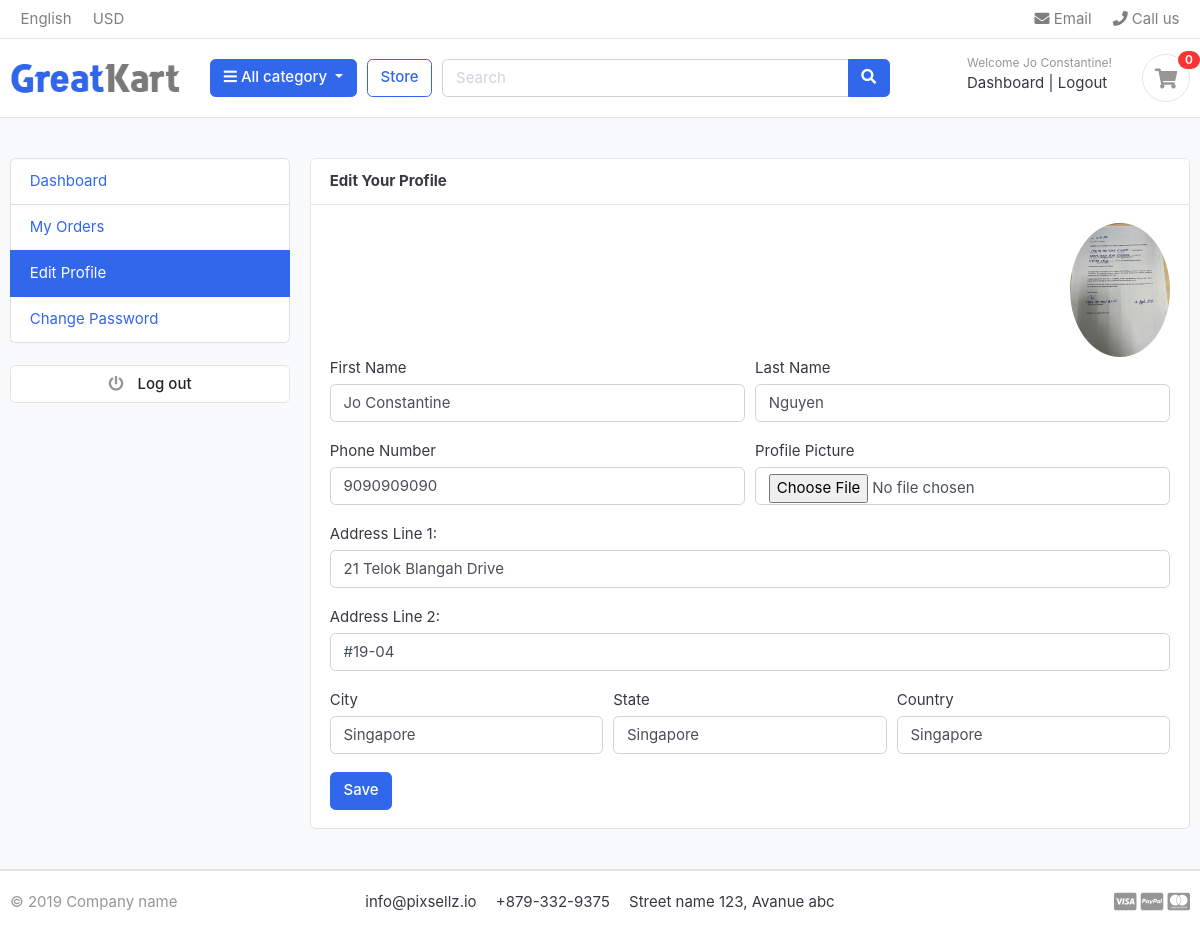
Before: /accounts/edit_profile/ (signed in) with the older database file.
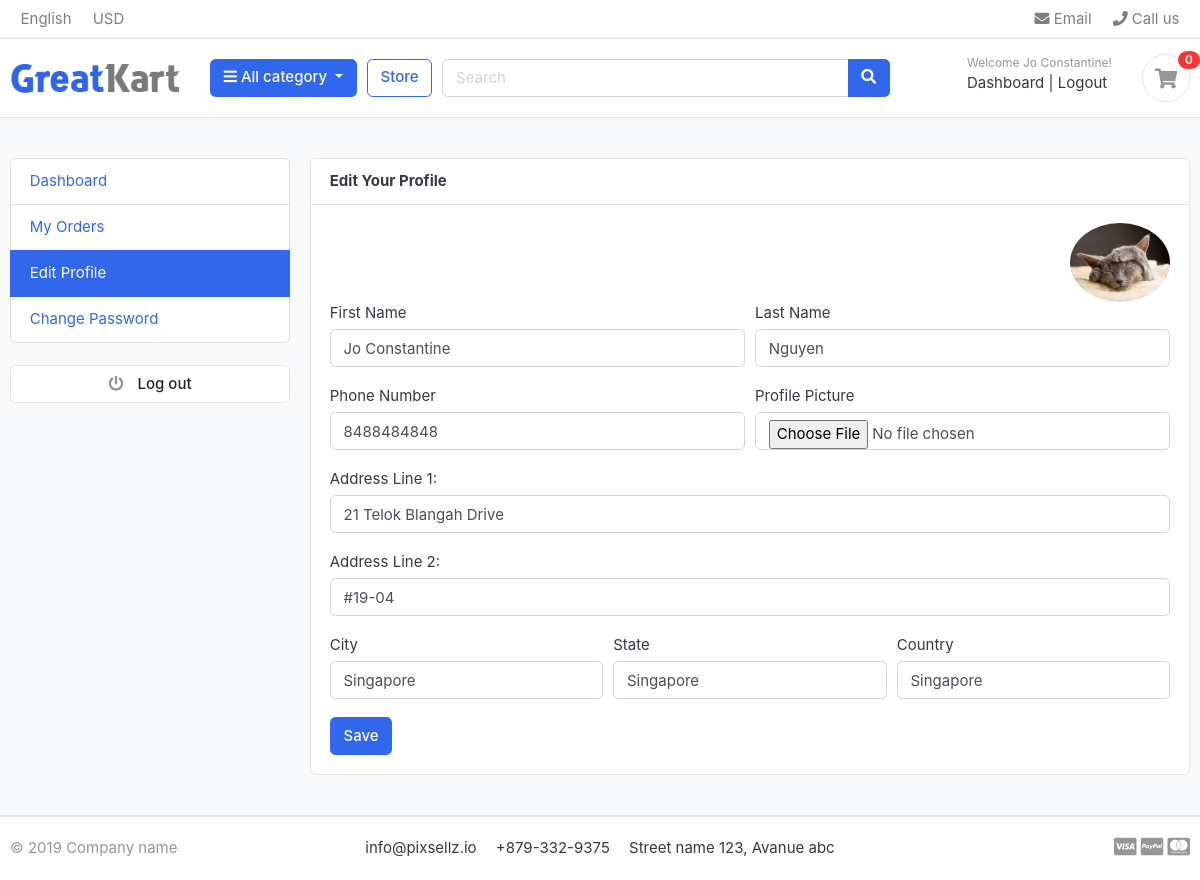
After: the same page with the newer database file.
### accounts/models.py (models this page shows, shortened)
class UserProfile(models.Model):
    user = models.OneToOneField(Account, on_delete=models.CASCADE)
    address_line_1 = models.CharField(blank=True, max_length=100)
    address_line_2 = models.CharField(blank=True, max_length=100)
    profile_picture = models.ImageField(blank=True, upload_to="userprofile")
    city = models.CharField(blank=True, max_length=20)
    state = models.CharField(blank=True, max_length=20)
    country = models.CharField(blank=True, max_length=20)

class Account(AbstractBaseUser):
    first_name = models.CharField(max_length=50)
    last_name = models.CharField(max_length=50)
    username = models.CharField(max_length=50, unique=True)
    email = models.EmailField(unique=True)
    phone_number = models.CharField(max_length=50)
    date_joined = models.DateTimeField(auto_now_add=True)
    last_login = models.DateTimeField(auto_now_add=True)
    is_admin = models.BooleanField(default=False)
    is_staff = models.BooleanField(default=False)
    is_active = models.BooleanField(default=False)
    is_superadmin = models.BooleanField(default=False)
    USERNAME_FIELD = "email"  # use email to login
    REQUIRED_FIELDS = ["username", "first_name", "last_name"]
    object = MyAccountManager()

### accounts/views.py (the view)
# urls.py: path("edit_profile/", views.edit_profile, name="edit_profile"),
@login_required(login_url="login")
def edit_profile(request):
    user_profile = get_object_or_404(UserProfile, user=request.user)
    if request.method == "POST":
        user_form = UserForm(request.POST, instance=request.user)
        profile_form = UserProfileForm(
            request.POST, request.FILES, instance=user_profile
        )
        if user_form.is_valid() and profile_form.is_valid():
            user_form.save()
            profile_form.save()
            messages.success(request, "Your profile has been successfully updated.")
            return redirect("dashboard")
    else:
        user_form = UserForm(instance=request.user)
        profile_form = UserProfileForm(instance=user_profile)
    context = {
        "user_form": user_form,
        "profile_form": profile_form,
        "user_profile": user_profile,
    }
    return render(request, "accounts/edit_profile.html", context)

### accounts/forms.py
class UserForm(forms.ModelForm):
    class Meta:
        model = Account
        fields = ("first_name", "last_name", "phone_number")
    def __init__(self, *args, **kwargs):
        super(UserForm, self).__init__(*args, **kwargs)
        for field in self.fields:
            self.fields[field].widget.attrs["class"] = "form-control"

class UserProfileForm(forms.ModelForm):
    profile_picture = forms.ImageField(
        required=False,
        error_messages={"invalid": ("Image files only",)},
        widget=forms.FileInput,
    )
    class Meta:
        model = UserProfile
        fields = (
            "address_line_1",
            "address_line_2",
            "city",
            "state",
            "country",
            "profile_picture",
        )
    def __init__(self, *args, **kwargs):
        super(UserProfileForm, self).__init__(*args, **kwargs)
        for field in self.fields:
            self.fields[field].widget.attrs["class"] = "form-control"

### category/context_processor.py (called while the page is built)
def category_menu_links(request):
    links = Category.objects.all()
    return dict(category_links=links)

### category/models.py (called while the page is built)
    def get_url(self):
        return reverse("products_by_category", args=[self.slug])

### templates/accounts/edit_profile.html (shortened to what this page needs)
{% extends 'base.html' %}
{% block content %}
<section class="section-conten padding-y bg">
<div class="container">
	<div class="row">
	{% include 'includes/dashboard_sidebar.html' %}
	<main class="col-md-9">
		<article class="card">
		<header class="card-header">
			<strong class="d-inline-block mr-3">Edit Your Profile</strong>
		</header>
		<div class="card-body">
			<div class="text-right">
				<img src="{{ user_profile.profile_picture.url }}" alt="Profile Picture" width="100px"
					style="border-radius:50%;">
			</div>
			<div class="row">
				<div class="col-md-12">
					<form action="{% url 'edit_profile' %}" method="POST"
						enctype="multipart/form-data">
						<div class="form-row">
							<div class="form-group col-md-6">
								<label>First Name</label>
								{{ user_form.first_name }}
							</div>
							<div class="form-group col-md-6">
								<label>Last Name</label>
								{{ user_form.last_name }}
							</div>
						</div>
						<div class="form-row">
							<div class="form-group col-md-6">
								<label>Phone Number</label>
								{{ user_form.phone_number }}
							</div>
							<div class="form-group col-md-6">
								<label>Profile Picture</label>
								{{ profile_form.profile_picture }}
							</div>
						</div>
						<div class="form-group">
							<label>Address Line 1:</label>
							{{ profile_form.address_line_1 }}
						</div>
						<div class="form-group">
							<label>Address Line 2:</label>
							{{ profile_form.address_line_2 }}
						</div>
						<div class="form-row">
							<div class="form-group col-md-4">
								<label>City</label>
								{{ profile_form.city }}
							</div>
							<div class="form-group col-md-4">
								<label>State</label>
								{{ profile_form.state }}
							</div>
							<div class="form-group col-md-4">
								<label>Country</label>
								{{ profile_form.country }}
							</div>
						</div>
						<input type="submit" value="Save" class="btn btn-primary">
					</form>
				</div>
			</div>
		</div>
		</article>
	</main>
</div>
</div>
</section>
{% endblock %}

### templates/includes/navbar.html (shortened to what this page needs)
{% load static %}
<header class="section-header">
  <nav class="navbar p-md-0 navbar-expand-sm navbar-light border-bottom">
    <div class="container">
      <div class="collapse navbar-collapse" id="navbarTop4">
        <ul class="navbar-nav mr-auto">
          <li class="nav-item dropdown">
            <a href="#" class="nav-link"> English </a>
          </li>
          <li class="nav-item dropdown">
            <a href="#" class="nav-link"> USD </a>
          </li>
        </ul>
        <ul class="navbar-nav">
          <li>
            <a href="#" class="nav-link">
              <i class="fa fa-envelope"></i> Email
            </a>
          </li>
          <li>
            <a href="#" class="nav-link">
              <i class="fa fa-phone"></i> Call us
            </a>
          </li>
        </ul>
      </div>
    </div>
  </nav>
  <section class="header-main border-bottom">
    <div class="container">
      <div class="row align-items-center">
        <div class="col-lg-2 col-md-3 col-6">
          <a href="{% url 'home' %}" class="brand-wrap">
            <img class="logo" src="{%static 'images/logo.png'%}" />
          </a>
        </div>
        <div class="col-lg col-sm col-md col-6 flex-grow-0">
          <div class="category-wrap dropdown d-inline-block float-right">
            <button type="button" class="btn btn-primary dropdown-toggle" data-toggle="dropdown">
              <i class="fa fa-bars"></i> All category
            </button>
          </div>
        </div>
        <a href="{% url 'store' %}" class="btn btn-outline-primary">Store</a>
        <div class="col-lg col-md-6 col-sm-12 col">
          <form action="{% url 'search' %}" class="search" method="GET">
            <div class="input-group w-100">
              <input type="text" class="form-control" style="width: 60%" placeholder="Search" name="keyword"/>
              <div class="input-group-append">
                <button class="btn btn-primary" type="submit">
                  <i class="fa fa-search"></i>
                </button>
              </div>
            </div>
          </form>
        </div>
        <div class="col-lg-3 col-sm-6 col-8 order-2 order-lg-3">
          <div class="d-flex justify-content-end mb-3 mb-lg-0">
          {% if user.id is None %}
            <div class="widget-header">
              <small class="title text-muted">Welcome guest!</small>
              <div>
                <a href="{% url 'login' %}">Sign in</a>
                <span class="dark-transp"> | </span>
                <a href="{% url 'register' %}"> Register</a>
              </div>
            </div>
          {% else %}
            <div class="widget-header">
              <small class="title text-muted">Welcome {{ user.first_name }}!</small>
              <div>
                <a href="{% url 'dashboard' %}">Dashboard</a>
                <span class="dark-transp"> | </span>
                <a href="{% url 'logout' %}"> Logout</a>
              </div>
            </div>
          {% endif %}
            <a href="{% url 'cart' %}" class="widget-header pl-3 ml-3">
              <div class="icon icon-sm rounded-circle border">
                <i class="fa fa-shopping-cart"></i>
              </div>
              <span class="badge badge-pill badge-danger notify">{{ cart_count }}</span>
            </a>
          </div>
        </div>
      </div>
    </div>
  </section>
</header>

Changed rows visible on the page:
changed Account "Jo Constantine": phone_number "9090909090" → "8488484848"
changed UserProfile "21 Telok Blangah Drive": profile_picture: a different picture
